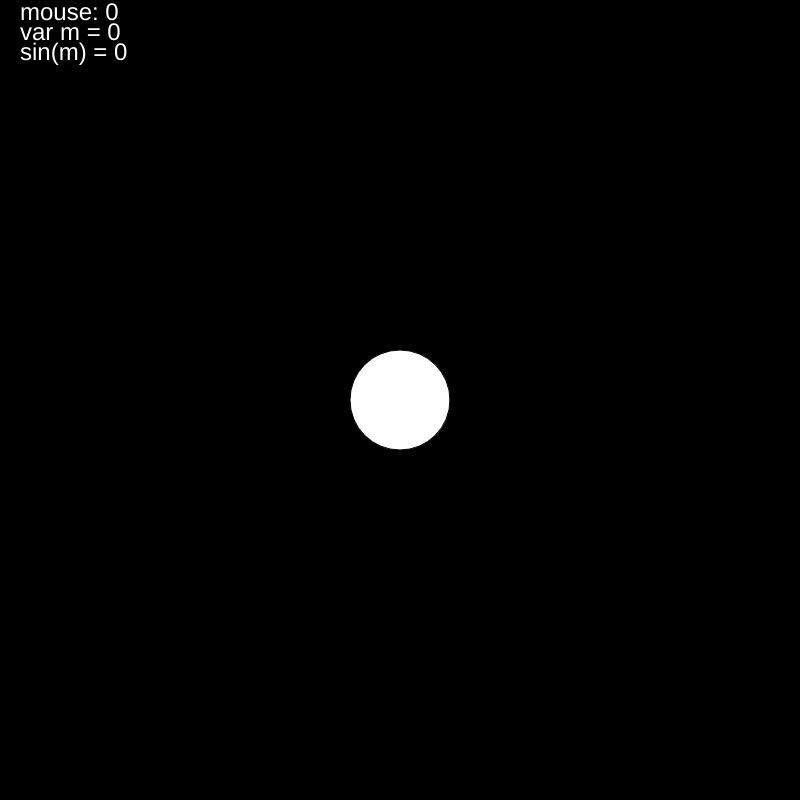
Frame 1 (no input)
Frame 60 (no input): identical to frame 1, image omitted
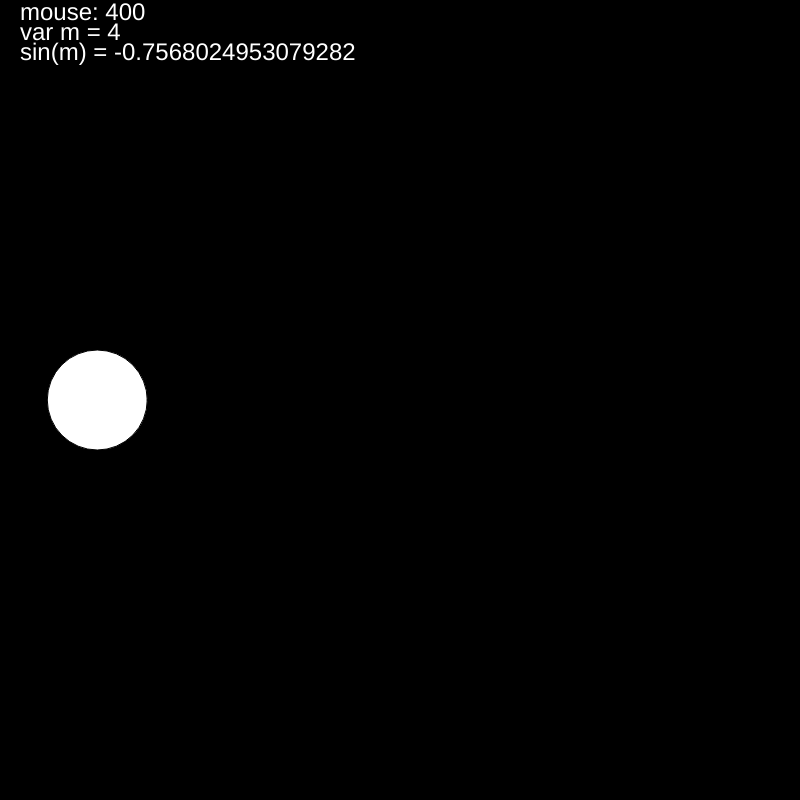
Frame 120 (the mouse pressed at the canvas centre since frame 60)

The p5.js sketch that drew these frames (run headless with seeded random() and noise() and a simulated clock; from frame 60 on, the mouse is pressed at the canvas centre):

// p5.js sketch
// ── sketch.js
function setup() {
  createCanvas(800, 800);
}

function draw() {
  
  background(0);
  
  var m = 0.01 * mouseX;
  var x = sin(m);
  
  ellipse(400 + 400 * x, 400, 100, 100);
  
  textSize(24);
  fill(255);
  text("mouse: "+mouseX, 20, 20);
  text("var m = "+m, 20, 40);
  text("sin(m) = "+x, 20, 60);

}
